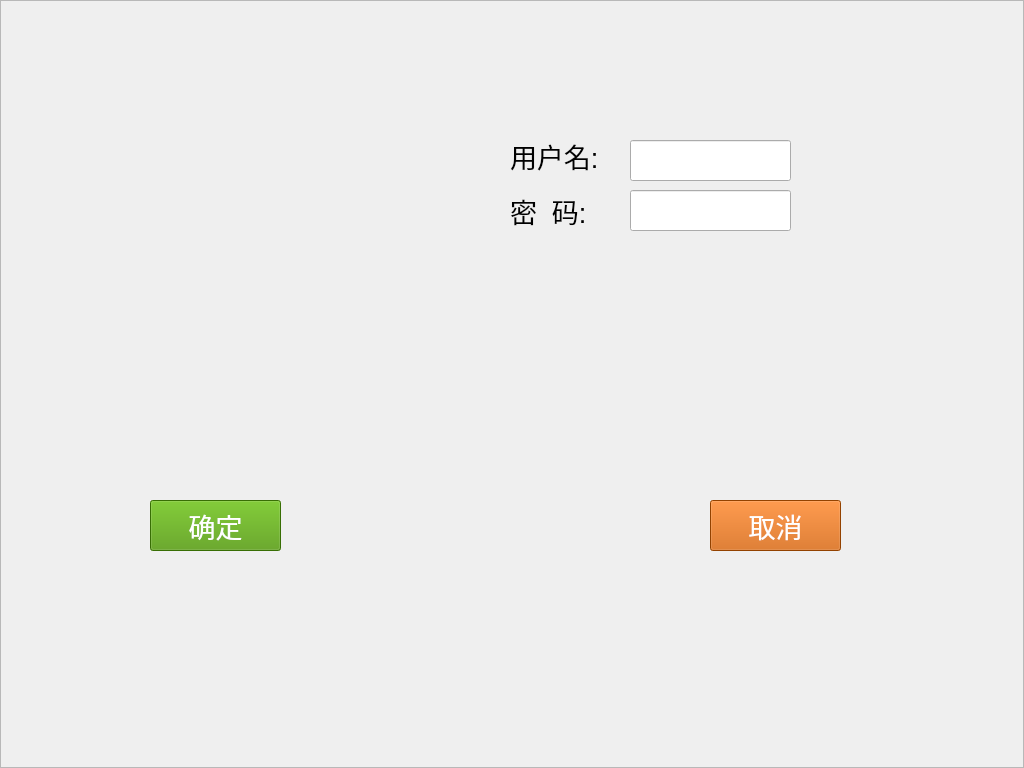
<?xml version="1.0" encoding="UTF-8"?>
<ui version="4.0">
 <class>loginWidget</class>
 <widget class="QWidget" name="loginWidget">
  <property name="geometry">
   <rect>
    <x>0</x>
    <y>0</y>
    <width>1024</width>
    <height>768</height>
   </rect>
  </property>
  <property name="windowTitle">
   <string>Form</string>
  </property>
  <widget class="QFrame" name="frame">
   <property name="geometry">
    <rect>
     <x>0</x>
     <y>0</y>
     <width>1024</width>
     <height>768</height>
    </rect>
   </property>
   <property name="styleSheet">
    <string notr="true">background-image: url(:/res/background.png);</string>
   </property>
   <property name="frameShape">
    <enum>QFrame::StyledPanel</enum>
   </property>
   <property name="frameShadow">
    <enum>QFrame::Raised</enum>
   </property>
   <property name="lineWidth">
    <number>0</number>
   </property>
   <widget class="QLabel" name="label">
    <property name="geometry">
     <rect>
      <x>510</x>
      <y>130</y>
      <width>121</width>
      <height>51</height>
     </rect>
    </property>
    <property name="font">
     <font>
      <pointsize>20</pointsize>
      <weight>50</weight>
      <bold>false</bold>
     </font>
    </property>
    <property name="text">
     <string>用户名:</string>
    </property>
   </widget>
   <widget class="QLabel" name="label_2">
    <property name="geometry">
     <rect>
      <x>510</x>
      <y>190</y>
      <width>101</width>
      <height>41</height>
     </rect>
    </property>
    <property name="font">
     <font>
      <pointsize>20</pointsize>
     </font>
    </property>
    <property name="text">
     <string>密  码:</string>
    </property>
   </widget>
   <widget class="QLineEdit" name="username_Edit">
    <property name="geometry">
     <rect>
      <x>630</x>
      <y>140</y>
      <width>161</width>
      <height>41</height>
     </rect>
    </property>
   </widget>
   <widget class="QLineEdit" name="Passwd_Edit">
    <property name="geometry">
     <rect>
      <x>630</x>
      <y>190</y>
      <width>161</width>
      <height>41</height>
     </rect>
    </property>
   </widget>
   <widget class="QPushButton" name="ensure">
    <property name="geometry">
     <rect>
      <x>150</x>
      <y>500</y>
      <width>131</width>
      <height>51</height>
     </rect>
    </property>
    <property name="font">
     <font>
      <pointsize>20</pointsize>
     </font>
    </property>
    <property name="styleSheet">
     <string notr="true">background-color: rgb(78, 154, 6);
color: rgb(255, 255, 255);</string>
    </property>
    <property name="text">
     <string>确定</string>
    </property>
   </widget>
   <widget class="QPushButton" name="cansel">
    <property name="geometry">
     <rect>
      <x>710</x>
      <y>500</y>
      <width>131</width>
      <height>51</height>
     </rect>
    </property>
    <property name="font">
     <font>
      <pointsize>20</pointsize>
     </font>
    </property>
    <property name="styleSheet">
     <string notr="true">background-color: rgb(206, 92, 0);
color: rgb(255, 255, 255);</string>
    </property>
    <property name="text">
     <string>取消</string>
    </property>
   </widget>
  </widget>
 </widget>
 <resources/>
 <connections/>
</ui>
